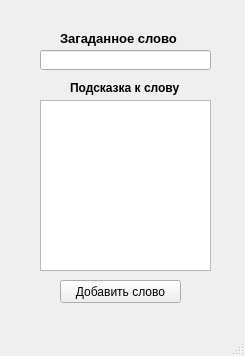
<?xml version="1.0" encoding="UTF-8"?>
<ui version="4.0">
 <class>MainWindow</class>
 <widget class="QMainWindow" name="MainWindow">
  <property name="geometry">
   <rect>
    <x>0</x>
    <y>0</y>
    <width>245</width>
    <height>356</height>
   </rect>
  </property>
  <property name="windowTitle">
   <string>MainWindow</string>
  </property>
  <widget class="QWidget" name="centralwidget">
   <widget class="QLabel" name="label_2">
    <property name="geometry">
     <rect>
      <x>60</x>
      <y>30</y>
      <width>141</width>
      <height>16</height>
     </rect>
    </property>
    <property name="font">
     <font>
      <pointsize>10</pointsize>
      <weight>75</weight>
      <bold>true</bold>
     </font>
    </property>
    <property name="text">
     <string>Загаданное слово</string>
    </property>
   </widget>
   <widget class="QLabel" name="label">
    <property name="geometry">
     <rect>
      <x>70</x>
      <y>80</y>
      <width>121</width>
      <height>16</height>
     </rect>
    </property>
    <property name="font">
     <font>
      <weight>75</weight>
      <bold>true</bold>
     </font>
    </property>
    <property name="text">
     <string>Подсказка к слову</string>
    </property>
   </widget>
   <widget class="QTextEdit" name="your_tip">
    <property name="geometry">
     <rect>
      <x>40</x>
      <y>100</y>
      <width>171</width>
      <height>171</height>
     </rect>
    </property>
   </widget>
   <widget class="QLineEdit" name="name_word">
    <property name="geometry">
     <rect>
      <x>40</x>
      <y>50</y>
      <width>171</width>
      <height>20</height>
     </rect>
    </property>
   </widget>
   <widget class="QPushButton" name="add_tip">
    <property name="geometry">
     <rect>
      <x>60</x>
      <y>280</y>
      <width>121</width>
      <height>23</height>
     </rect>
    </property>
    <property name="text">
     <string>Добавить слово</string>
    </property>
   </widget>
  </widget>
  <widget class="QMenuBar" name="menubar">
   <property name="geometry">
    <rect>
     <x>0</x>
     <y>0</y>
     <width>245</width>
     <height>21</height>
    </rect>
   </property>
  </widget>
  <widget class="QStatusBar" name="statusbar"/>
 </widget>
 <resources/>
 <connections/>
</ui>
